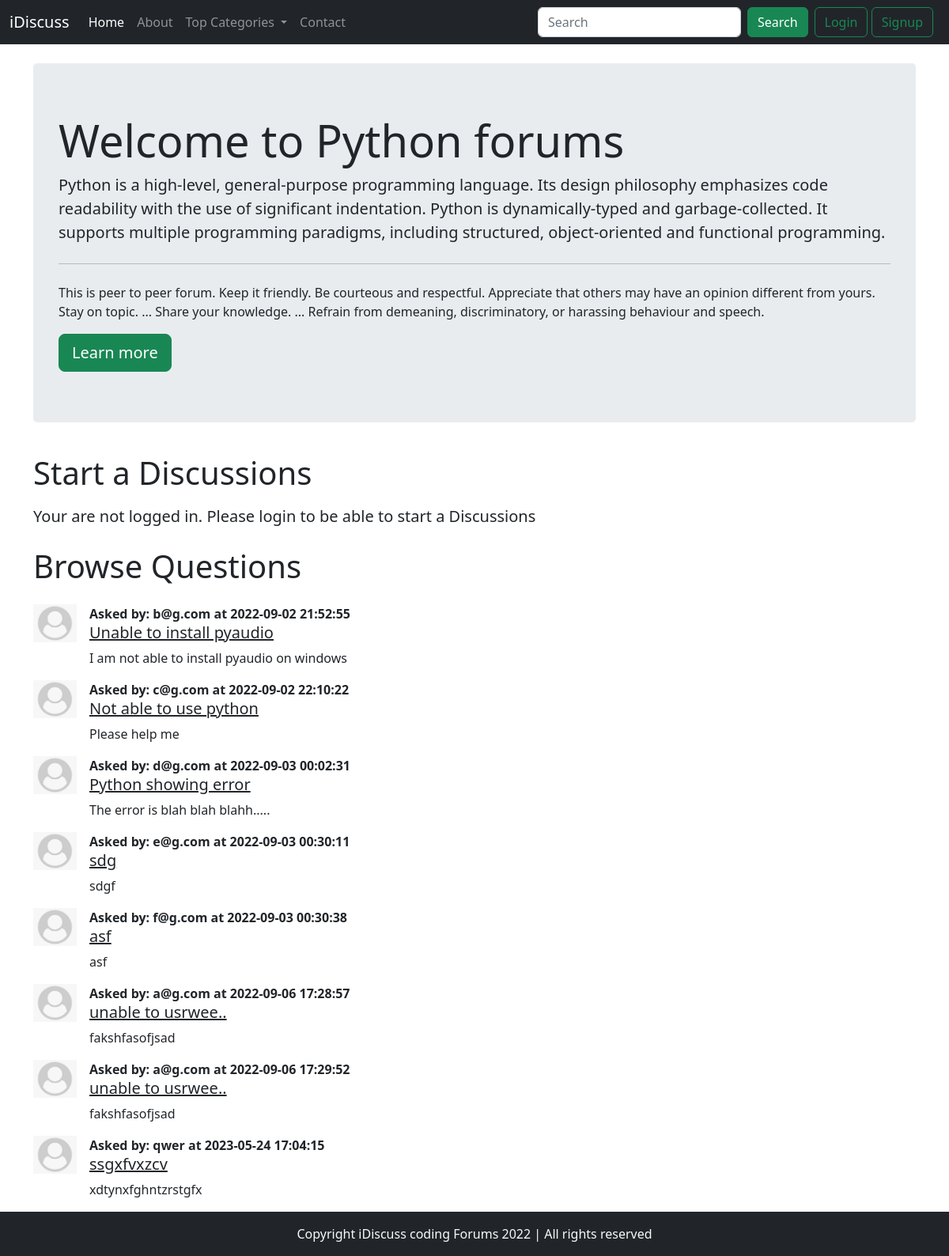
/threads.php?catid=1, run on the app's committed database.
### tables this page shows
CREATE TABLE `categories` (
  `c_id` int(9) NOT NULL,
  `c_name` varchar(255) NOT NULL,
  `c_description` varchar(500) NOT NULL,
  `c_created` datetime NOT NULL DEFAULT CURRENT_TIMESTAMP
);

CREATE TABLE `threads` (
  `t_id` int(9) NOT NULL,
  `t_title` varchar(255) NOT NULL,
  `t_desc` text NOT NULL,
  `t_cat_id` int(9) NOT NULL,
  `t_user_id` int(9) NOT NULL,
  `t_timestamp` datetime NOT NULL DEFAULT CURRENT_TIMESTAMP
);

CREATE TABLE `users` (
  `u_id` int(9) NOT NULL,
  `u_email` varchar(255) NOT NULL,
  `u_pass` varchar(255) NOT NULL,
  `u_timestamp` datetime NOT NULL DEFAULT CURRENT_TIMESTAMP
);

### threads.php (the view, shortened to what this page needs)
<!doctype html>
<html lang="en">
<head>
    <link rel="stylesheet" href="https://cdn.jsdelivr.net/npm/bootstrap@4.5.3/dist/css/bootstrap.min.css">
    <link href="https://cdn.jsdelivr.net/npm/bootstrap@5.2.0/dist/css/bootstrap.min.css" rel="stylesheet">
</head>
<body>
    <?php
    include 'partials/_header.php';
    ?>
    <?php
    $id = $_GET['catid'];
    $sql = "SELECT * FROM `categories` WHERE c_id = $id";
    $result = mysqli_query($conn, $sql);
    while ($row = mysqli_fetch_assoc($result)) {
        $catname = $row['c_name'];
        $catdesc = $row['c_description'];
    }
    ?>
    <div class="container my-4">
        <div class="jumbotron">
            <h1 class="display-4">Welcome to <?php echo $catname; ?> forums</h1>
            <p class="lead"> <?php echo $catdesc; ?> </p>
            <hr class="my-4">
            <p>This is peer to peer forum. Keep it friendly.
                Be courteous and respectful. Appreciate that others may have an opinion different from yours.
                Stay on topic. ...
                Share your knowledge. ...
                Refrain from demeaning, discriminatory, or harassing behaviour and speech.</p>
            <a class="btn btn-success btn-lg" href="#" role="button">Learn more</a>
        </div>
    </div>
    <?php
    if(isset($_SESSION['loggedin']) && $_SESSION['loggedin'] == true){
            echo '
            <div class="container">
                <h1 class="py-2">Start a Discussions</h1>
                <form action="" method="POST">
                    <div class="form-group">
                        <label for="title">Problem Title</label>
                        <input type="text" class="form-control" id="title" name="title" aria-describedby="title">
                        <small id="" class="form-text text-muted">Keep your title as crisp and short as possible</small>
                    </div>
                    <input type="hidden" name="u_id" value="'.$_SESSION["u_id"].'">
                    <div class="form-group">
                        <label for="exampleFormControlTextarea1">Ellaborate Your Concern</label>
                        <textarea class="form-control" id="desc" name="desc" rows="3"></textarea>
                    </div>
                    <button type="submit" class="btn btn-success">Submit</button>
                </form>
            </div>
            ';
        }
    else{
        echo '
        <div class="container">
            <h1 class="py-2">Start a Discussions</h1>
            <p class="lead">Your are not logged in. Please login to be able to start a Discussions</p>
        </div>
        ';
    }
    ?>
    <div class="container" id="ques">
        <h1 class="py-2">Browse Questions</h1>
        <?php
        $id = $_GET['catid'];
        $sql = "SELECT * FROM `threads` WHERE t_cat_id = $id";
        $result = mysqli_query($conn, $sql);
        while ($row = mysqli_fetch_assoc($result)) {
            $id = $row['t_id'];
            $title = $row['t_title'];
            $desc = $row['t_desc'];
            $t_time = $row['t_timestamp'];
            $t_user_id = $row['t_user_id'];
            $sql2 = "SELECT u_email FROM users WHERE u_id = '$t_user_id'";
            $result2 = mysqli_query($conn, $sql2);
            $row2 = mysqli_fetch_assoc($result2);
            echo '
            <div class="media my-3">
                <img src="img/userd.jpg" width="55px" class="mr-3" alt="...">
                <div class="media-body">
                <p class="font-weight-bold my-0">Asked by: '.$row2['u_email'].' at '.$t_time.' </p>
                    <h5 class="mt-0"><a class="text-dark" href="thread.php?threadid=' . $id . '">' . $title . '</a></h5>
                    ' . $desc . '
                </div>
            </div>
            ';
        }
        ?>
    </div>
    <?php
    include 'partials/_footer.php';
    ?>
</body>
</html>

### partials/_header.php (shortened to what this page needs)
<?php
echo '
<nav class="navbar navbar-expand-lg navbar-dark bg-dark">
    <div class="container-fluid">
        <a class="navbar-brand" href="/forum">iDiscuss</a>
        <button class="navbar-toggler" type="button" data-bs-toggle="collapse" data-bs-target="#navbarSupportedContent" aria-controls="navbarSupportedContent" aria-expanded="false" aria-label="Toggle navigation">
            <span class="navbar-toggler-icon"></span>
        </button>
        <div class="collapse navbar-collapse" id="navbarSupportedContent">
            <ul class="navbar-nav me-auto mb-2 mb-lg-0">
                <li class="nav-item">
                    <a class="nav-link active" aria-current="page" href="/forum">Home</a>
                </li>
                <li class="nav-item">
                    <a class="nav-link" href="about.php">About</a>
                </li>
                <li class="nav-item dropdown">
                    <a class="nav-link dropdown-toggle" href="#" role="button" data-bs-toggle="dropdown" aria-expanded="false">
                        Top Categories
                    </a>
                    <ul class="dropdown-menu">';
                    echo '
                    </ul>
                        </li>
                        <li class="nav-item">
                            <a class="nav-link" href="contact.php">Contact</a>
                        </li>
                    </ul>';
            if(isset($_SESSION['loggedin']) && $_SESSION['loggedin'] == true){
                echo '
                <form class="d-flex" role="search">
                    <input class="form-control me-2" type="search" placeholder="Search" aria-label="Search">
                    <button class="btn btn-success" type="submit">Search</button>
                    <p class="text-light my-0 mx-5">Welcome '.$_SESSION['usermail'].'</p>
                    <button class="btn btn-outline-success"><a class="text-decoration-none text-light" href="/forum/partials/_logout.php">Logout</a></button>
                </form>
                ';
            }
            else{
                echo'
                <form class="d-flex" role="search" action="search.php" method="GET">
                    <input class="form-control me-2" type="search" name="search" placeholder="Search" aria-label="Search">
                    <button class="btn btn-success" type="submit">Search</button>
                </form>
                <div class="mx-2">
                    <button class="btn btn-outline-success" data-bs-toggle="modal" data-bs-target="#loginModal">Login</button>
                    <button class="btn btn-outline-success" data-bs-toggle="modal" data-bs-target="#signupModal">Signup</button>
                </div>
                ';
            }
            echo '
        </div>
    </div>
</nav>
';
?>

### partials/_footer.php
<div class="container-fluid bg-dark text-light">
    <p class="text-center py-3 mb-0">
        Copyright iDiscuss coding Forums 2022 | All rights reserved
    </p>
</div>

### threads.php (style rules this page uses)
#ques { min-height: 433px; }

### data on the page
categories: c_name "Python", c_description "Python is a high-level, general-purpose programming language. Its design philosophy emphasizes code readability with the use of significant indentation. Python is dynamically-typed and garbage-collected. It supports multiple programming paradigms, including structured, object-oriented and functional programming."
threads: users.u_email "b@g.com", t_timestamp "2022-09-02 21:52:55", t_title "Unable to install pyaudio", t_desc "I am not able to install pyaudio on windows"
threads: users.u_email "c@g.com", t_timestamp "2022-09-02 22:10:22", t_title "Not able to use python", t_desc "Please help me"
threads: users.u_email "d@g.com", t_timestamp "2022-09-03 00:02:31", t_title "Python showing error", t_desc "The error is blah blah blahh....."
threads: users.u_email "e@g.com", t_timestamp "2022-09-03 00:30:11", t_title "sdg", t_desc "sdgf"
threads: users.u_email "f@g.com", t_timestamp "2022-09-03 00:30:38", t_title "asf", t_desc "asf"
threads: users.u_email "a@g.com", t_timestamp "2022-09-06 17:28:57", t_title "unable to usrwee..", t_desc "fakshfasofjsad"
threads: users.u_email "a@g.com", t_timestamp "2022-09-06 17:29:52", t_title "unable to usrwee..", t_desc "fakshfasofjsad"
threads: users.u_email "qwer", t_timestamp "2023-05-24 17:04:15", t_title "ssgxfvxzcv", t_desc "xdtynxfghntzrstgfx"
